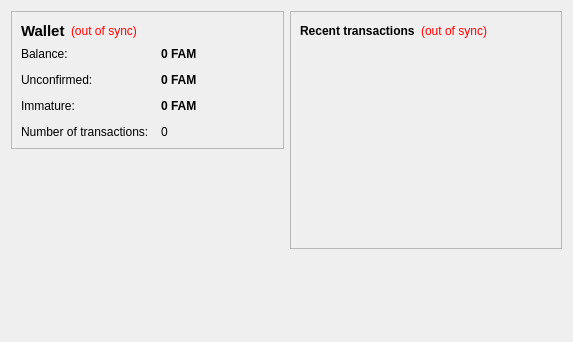
<?xml version="1.0" encoding="UTF-8"?>
<ui version="4.0">
 <class>OverviewPage</class>
 <widget class="QWidget" name="OverviewPage">
  <property name="geometry">
   <rect>
    <x>0</x>
    <y>0</y>
    <width>573</width>
    <height>342</height>
   </rect>
  </property>
  <property name="windowTitle">
   <string>Form</string>
  </property>
  <layout class="QHBoxLayout" name="horizontalLayout" stretch="1,1">
   <item>
    <layout class="QVBoxLayout" name="verticalLayout_2">
     <item>
      <widget class="QFrame" name="frame">
       <property name="frameShape">
        <enum>QFrame::StyledPanel</enum>
       </property>
       <property name="frameShadow">
        <enum>QFrame::Raised</enum>
       </property>
       <layout class="QVBoxLayout" name="verticalLayout_4">
        <item>
         <layout class="QHBoxLayout" name="horizontalLayout_4">
          <item>
           <widget class="QLabel" name="label_5">
            <property name="font">
             <font>
              <pointsize>11</pointsize>
              <weight>75</weight>
              <bold>true</bold>
             </font>
            </property>
            <property name="text">
             <string>Wallet</string>
            </property>
           </widget>
          </item>
          <item>
           <widget class="QLabel" name="labelWalletStatus">
            <property name="toolTip">
             <string>The displayed information may be out of date. Your wallet automatically synchronizes with the FaM network after a connection is established, but this process has not completed yet.</string>
            </property>
            <property name="styleSheet">
             <string notr="true">QLabel { color: red; }</string>
            </property>
            <property name="text">
             <string notr="true">(out of sync)</string>
            </property>
            <property name="alignment">
             <set>Qt::AlignLeading|Qt::AlignLeft|Qt::AlignVCenter</set>
            </property>
           </widget>
          </item>
          <item>
           <spacer name="horizontalSpacer_2">
            <property name="orientation">
             <enum>Qt::Horizontal</enum>
            </property>
            <property name="sizeHint" stdset="0">
             <size>
              <width>40</width>
              <height>20</height>
             </size>
            </property>
           </spacer>
          </item>
         </layout>
        </item>
        <item>
         <layout class="QFormLayout" name="formLayout_2">
          <property name="fieldGrowthPolicy">
           <enum>QFormLayout::AllNonFixedFieldsGrow</enum>
          </property>
          <property name="horizontalSpacing">
           <number>12</number>
          </property>
          <property name="verticalSpacing">
           <number>12</number>
          </property>
          <item row="0" column="0">
           <widget class="QLabel" name="label">
            <property name="text">
             <string>Balance:</string>
            </property>
           </widget>
          </item>
          <item row="0" column="1">
           <widget class="QLabel" name="labelBalance">
            <property name="font">
             <font>
              <weight>75</weight>
              <bold>true</bold>
             </font>
            </property>
            <property name="cursor">
             <cursorShape>IBeamCursor</cursorShape>
            </property>
            <property name="toolTip">
             <string>Your current balance</string>
            </property>
            <property name="text">
             <string notr="true">0 FAM</string>
            </property>
            <property name="textInteractionFlags">
             <set>Qt::LinksAccessibleByMouse|Qt::TextSelectableByKeyboard|Qt::TextSelectableByMouse</set>
            </property>
           </widget>
          </item>
          <item row="1" column="0">
           <widget class="QLabel" name="label_3">
            <property name="text">
             <string>Unconfirmed:</string>
            </property>
           </widget>
          </item>
          <item row="1" column="1">
           <widget class="QLabel" name="labelUnconfirmed">
            <property name="font">
             <font>
              <weight>75</weight>
              <bold>true</bold>
             </font>
            </property>
            <property name="cursor">
             <cursorShape>IBeamCursor</cursorShape>
            </property>
            <property name="toolTip">
             <string>Total of transactions that have yet to be confirmed, and do not yet count toward the current balance</string>
            </property>
            <property name="text">
             <string notr="true">0 FAM</string>
            </property>
            <property name="textInteractionFlags">
             <set>Qt::LinksAccessibleByMouse|Qt::TextSelectableByKeyboard|Qt::TextSelectableByMouse</set>
            </property>
           </widget>
          </item>
          <item row="3" column="0">
           <widget class="QLabel" name="label_2">
            <property name="text">
             <string>Number of transactions:</string>
            </property>
           </widget>
          </item>
          <item row="3" column="1">
           <widget class="QLabel" name="labelNumTransactions">
            <property name="toolTip">
             <string>Total number of transactions in wallet</string>
            </property>
            <property name="text">
             <string notr="true">0</string>
            </property>
           </widget>
          </item>
          <item row="2" column="0">
           <widget class="QLabel" name="labelImmatureText">
            <property name="text">
             <string>Immature:</string>
            </property>
           </widget>
          </item>
          <item row="2" column="1">
           <widget class="QLabel" name="labelImmature">
            <property name="font">
             <font>
              <weight>75</weight>
              <bold>true</bold>
             </font>
            </property>
            <property name="toolTip">
             <string>Mined balance that has not yet matured</string>
            </property>
            <property name="text">
             <string notr="true">0 FAM</string>
            </property>
            <property name="textInteractionFlags">
             <set>Qt::LinksAccessibleByMouse|Qt::TextSelectableByKeyboard|Qt::TextSelectableByMouse</set>
            </property>
           </widget>
          </item>
         </layout>
        </item>
       </layout>
      </widget>
     </item>
     <item>
      <spacer name="verticalSpacer">
       <property name="orientation">
        <enum>Qt::Vertical</enum>
       </property>
       <property name="sizeHint" stdset="0">
        <size>
         <width>20</width>
         <height>40</height>
        </size>
       </property>
      </spacer>
     </item>
    </layout>
   </item>
   <item>
    <layout class="QVBoxLayout" name="verticalLayout_3">
     <item>
      <widget class="QFrame" name="frame_2">
       <property name="frameShape">
        <enum>QFrame::StyledPanel</enum>
       </property>
       <property name="frameShadow">
        <enum>QFrame::Raised</enum>
       </property>
       <layout class="QVBoxLayout" name="verticalLayout">
        <item>
         <layout class="QHBoxLayout" name="horizontalLayout_2">
          <item>
           <widget class="QLabel" name="label_4">
            <property name="text">
             <string>&lt;b&gt;Recent transactions&lt;/b&gt;</string>
            </property>
           </widget>
          </item>
          <item>
           <widget class="QLabel" name="labelTransactionsStatus">
            <property name="toolTip">
             <string>The displayed information may be out of date. Your wallet automatically synchronizes with the FaM network after a connection is established, but this process has not completed yet.</string>
            </property>
            <property name="styleSheet">
             <string notr="true">QLabel { color: red; }</string>
            </property>
            <property name="text">
             <string notr="true">(out of sync)</string>
            </property>
            <property name="alignment">
             <set>Qt::AlignRight|Qt::AlignTrailing|Qt::AlignVCenter</set>
            </property>
           </widget>
          </item>
          <item>
           <spacer name="horizontalSpacer">
            <property name="orientation">
             <enum>Qt::Horizontal</enum>
            </property>
            <property name="sizeHint" stdset="0">
             <size>
              <width>40</width>
              <height>20</height>
             </size>
            </property>
           </spacer>
          </item>
         </layout>
        </item>
        <item>
         <widget class="QListView" name="listTransactions">
          <property name="styleSheet">
           <string notr="true">QListView { background: transparent; }</string>
          </property>
          <property name="frameShape">
           <enum>QFrame::NoFrame</enum>
          </property>
          <property name="verticalScrollBarPolicy">
           <enum>Qt::ScrollBarAlwaysOff</enum>
          </property>
          <property name="horizontalScrollBarPolicy">
           <enum>Qt::ScrollBarAlwaysOff</enum>
          </property>
          <property name="selectionMode">
           <enum>QAbstractItemView::NoSelection</enum>
          </property>
         </widget>
        </item>
       </layout>
      </widget>
     </item>
     <item>
      <spacer name="verticalSpacer_2">
       <property name="orientation">
        <enum>Qt::Vertical</enum>
       </property>
       <property name="sizeHint" stdset="0">
        <size>
         <width>20</width>
         <height>40</height>
        </size>
       </property>
      </spacer>
     </item>
    </layout>
   </item>
  </layout>
 </widget>
 <resources/>
 <connections/>
</ui>
